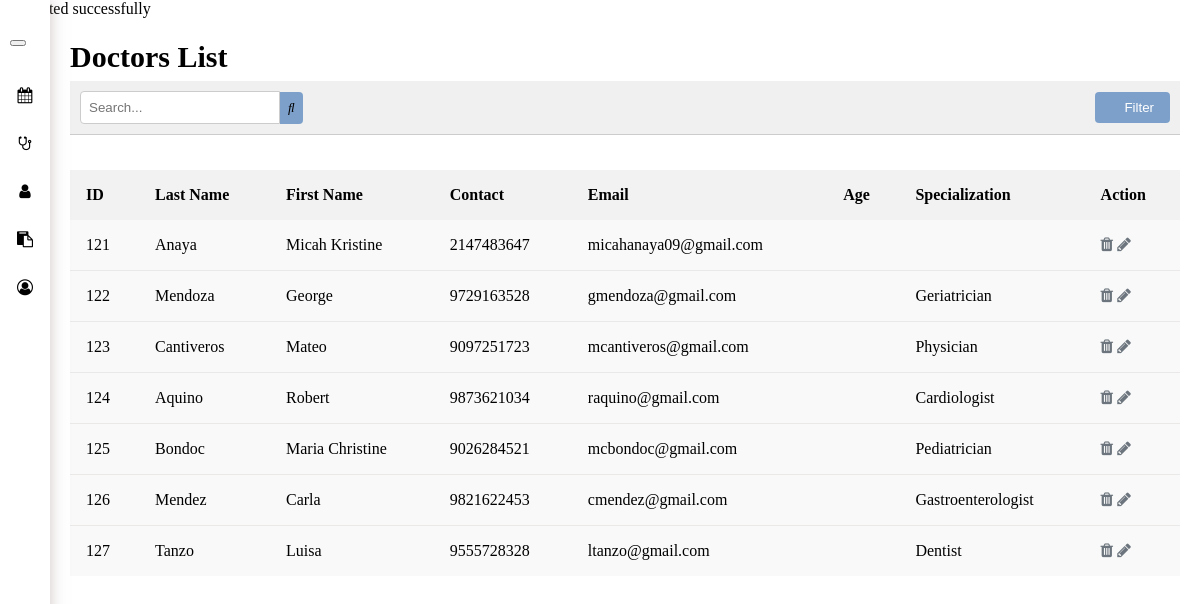
The app's page /admin_page/doctor.php (signed in), older data.
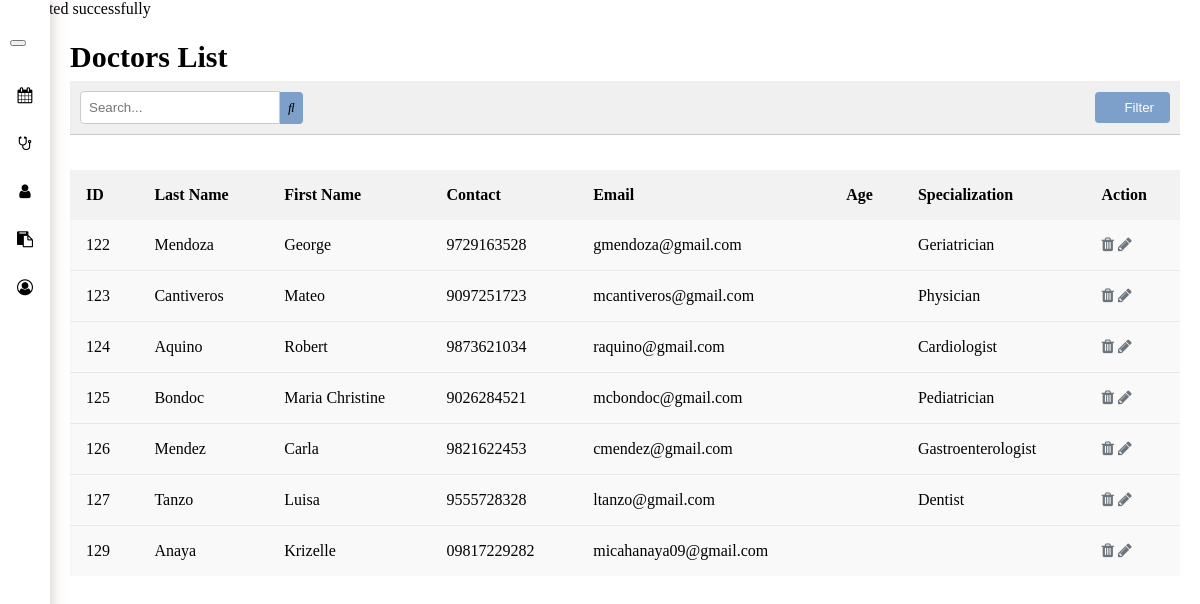
The same page, newer data.
### tables this page shows
CREATE TABLE `tbldoctor` (
  `doc_id` int(11) NOT NULL,
  `doc_fname` varchar(100) NOT NULL,
  `doc_lname` varchar(100) NOT NULL,
  `doc_spec` varchar(100) DEFAULT NULL,
  `doc_birthdate` date DEFAULT NULL,
  `doc_email` varchar(100) DEFAULT NULL,
  `doc_contact` varchar(20) NOT NULL,
  `lgn_id` int(11) DEFAULT NULL
);

### admin_page/doctor.php (the view, shortened to what this page needs)
<?php
include '../config.php';
$doctorSql = "SELECT doc_id, doc_fname, doc_lname, doc_contact, doc_email,
                     TIMESTAMPDIFF(YEAR, doc_birthdate, CURDATE()) AS age,
                     doc_spec
              FROM tbldoctor";
$doctorResult = $conn->query($doctorSql);
?>
<!DOCTYPE html>
<html lang="en">
<head>
  <link rel="stylesheet" href="admin_style.css?v=<?php echo time(); ?>">
  <link rel="stylesheet" href="https://cdnjs.cloudflare.com/ajax/libs/font-awesome/4.7.0/css/font-awesome.min.css">
</head>
<body>
  <div class="sidebar">
    <div class="navbar">
      <button class="nav-icon" onclick="toggleSidebar()">
      </button>
    </div>
    <ul class="nav-links">
        <li><a href="admin_landing_page.php"><i class="fa fa-calendar"></i> <span>Calendar</span></a></li>
        <li><a href="doctor.php"><i class="fa fa-stethoscope"></i> <span>Doctor</span></a></li>
        <li><a href="patients.php"><i class="fa fa-user"></i> <span>Patient</span></a></li>
        <li><a href="appointment.php"><i class="fa fa-clipboard"></i> <span>Appointment</span></a></li>
        <li><a href="account_details.php"><i class="fa fa-user-circle-o"></i> <span>Account Details</span></a></li>
    </ul>
  </div>
  <div class="content">
    <h2>Doctors List</h2>
      <div class="toolbar">
        <div class="toolbar__search">
          <input type="text" placeholder="Search...">
          <button class="search-button"><i class="fas fa-search"></i></button>
        </div>
        <div class="toolbar__filter">
          <button class="filter-button"><i class="fas fa-filter"></i> Filter</button>
        </div>
      </div>
      <table class="doctor-table">
        <thead>
          <tr>
            <th>ID</th>
            <th>Last Name</th>
            <th>First Name</th>
            <th>Contact</th>
            <th>Email</th>
            <th>Age</th>
            <th>Specialization</th>
            <th>Action</th>
          </tr>
        </thead>
        <tbody>
          <?php
            if ($doctorResult->num_rows > 0) {
                while ($row = $doctorResult->fetch_assoc()) {
                    echo "<tr>";
                    echo "<td>" . $row['doc_id'] . "</td>";
                    echo "<td>" . $row['doc_lname'] . "</td>";
                    echo "<td>" . $row['doc_fname'] . "</td>";
                    echo "<td>" . $row['doc_contact'] . "</td>";
                    echo "<td>" . $row['doc_email'] . "</td>";
                    echo "<td>" . $row['age'] . "</td>";
                    echo "<td>" . $row['doc_spec'] . "</td>";
                    echo "<td><i class='fa fa-trash delete-icon action-icon'></i> <i class='fa fa-pencil edit-icon action-icon'></i></td>";
                    echo "</tr>";
                }
            } else {
                echo "<tr><td colspan='8'>No records found</td></tr>";
            }
          ?>
        </tbody>
      </table>
  </div>
</body>
</html>

### admin_page/admin_style.css (style rules this page uses)
body { margin: 0; padding: 0; max-width: 100%; }
.sidebar { height: 100%; width: 250px; position: fixed; top: 0; left: 0; background-color: #ffffff; padding-top: 30px; transition: width 0.1s ease, margin-left 0.1s ease, box-shadow 0.2s ease; box-shadow: 0 0 15px rgba(165, 144, 144, 0.5); z-index: 1; }
.sidebar a { color: inherit; text-decoration: none; }
.navbar { padding: 10px; }
.nav-links { list-style: none; padding: 0; }
.nav-links li { padding: 15px; color: #000000; cursor: pointer; }
.nav-links li i { margin-right: 10px; }
.content { padding: 20px; transition: margin-left 0.1s ease; }
.sidebar.collapsed { width: 50px; }
.sidebar.collapsed .nav-links li { text-align: center; padding: 15px 0; }
.sidebar.collapsed .nav-links li i { margin-right: 0; }
.content.expanded { margin-left: 50px; }
.content h2 { margin-top: 2px; margin-bottom: 7px; font-size: 30px; }
.toolbar { display: flex; justify-content: space-between; align-items: center; padding: 10px; background-color: #f0f0f0; border-bottom: 1px solid #ccc; }
.toolbar__search { display: flex; align-items: center; }
.toolbar__search input[type="text"] { padding: 8px; border: 1px solid #ccc; border-radius: 4px 0 0 4px; width: 200px; }
.toolbar__search .search-button { padding: 8px; background-color: #7da0ca; border: none; border-radius: 0 4px 4px 0; cursor: pointer; }
.toolbar__filter button { padding: 8px 16px; background-color: #7da0ca; color: white; border: none; border-radius: 4px; cursor: pointer; }
.doctor-table { width: 100%; border-collapse: collapse; margin-top: 35px; border: none; }
.doctor-table th, .doctor-table td { padding: 16px; text-align: left; }
.doctor-table th { background-color: #f2f2f2; }
.doctor-table tbody tr { background-color: #f9f9f9; }
.doctor-table tbody tr:not(:last-child) td { border-bottom: 1px solid #ebe8e8; }
.action-icon { color: #6c757d; cursor: pointer; }

Row changes from the older to the newer data that the page shows:
removed tbldoctor: doc_id "121", doc_lname "Anaya", doc_fname "Micah Kristine", doc_contact "2147483647", doc_email "micahanaya09@gmail.com"
added tbldoctor: doc_id "129", doc_lname "Anaya", doc_fname "Krizelle", doc_contact "09817229282", doc_email "micahanaya09@gmail.com"
